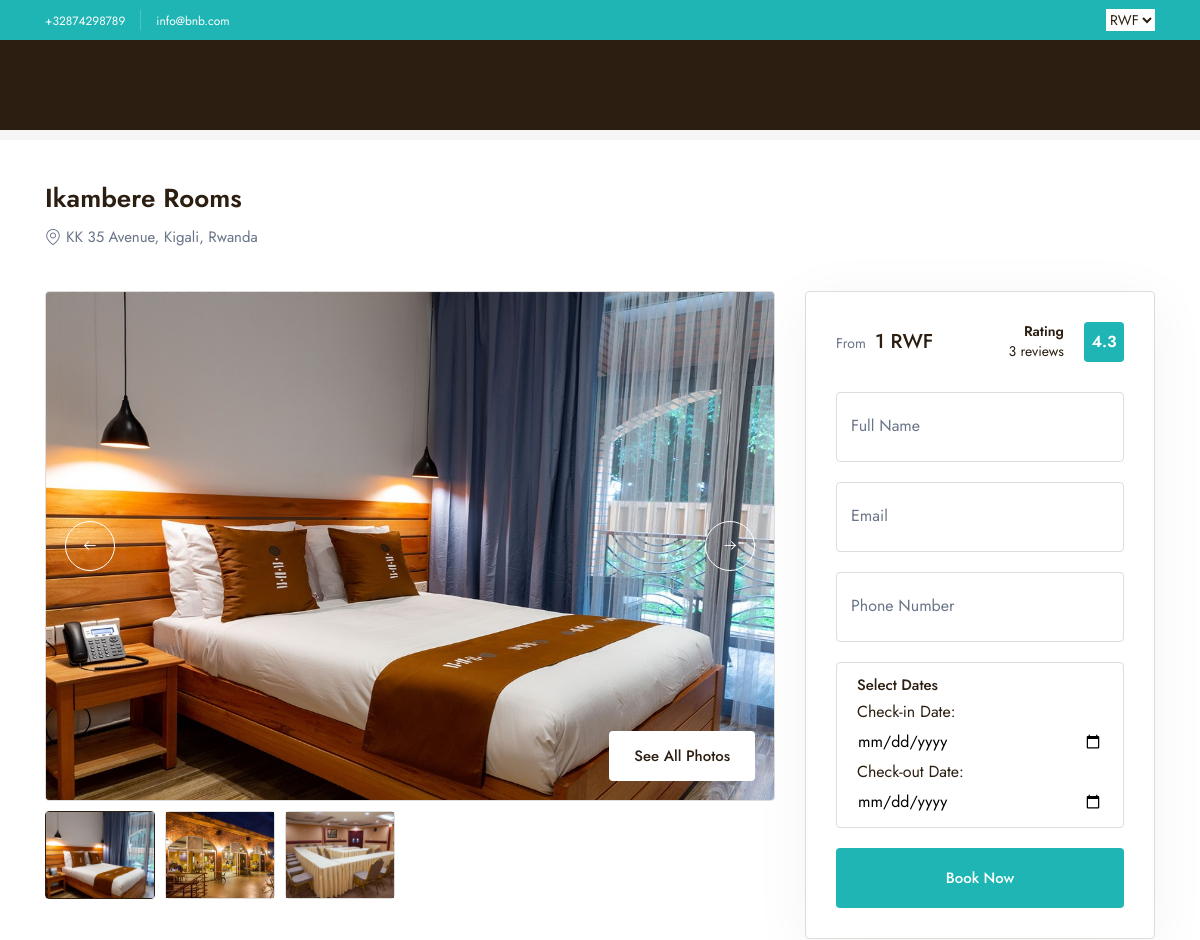
The app's page /room/ikambere-rooms (upper part), older data.
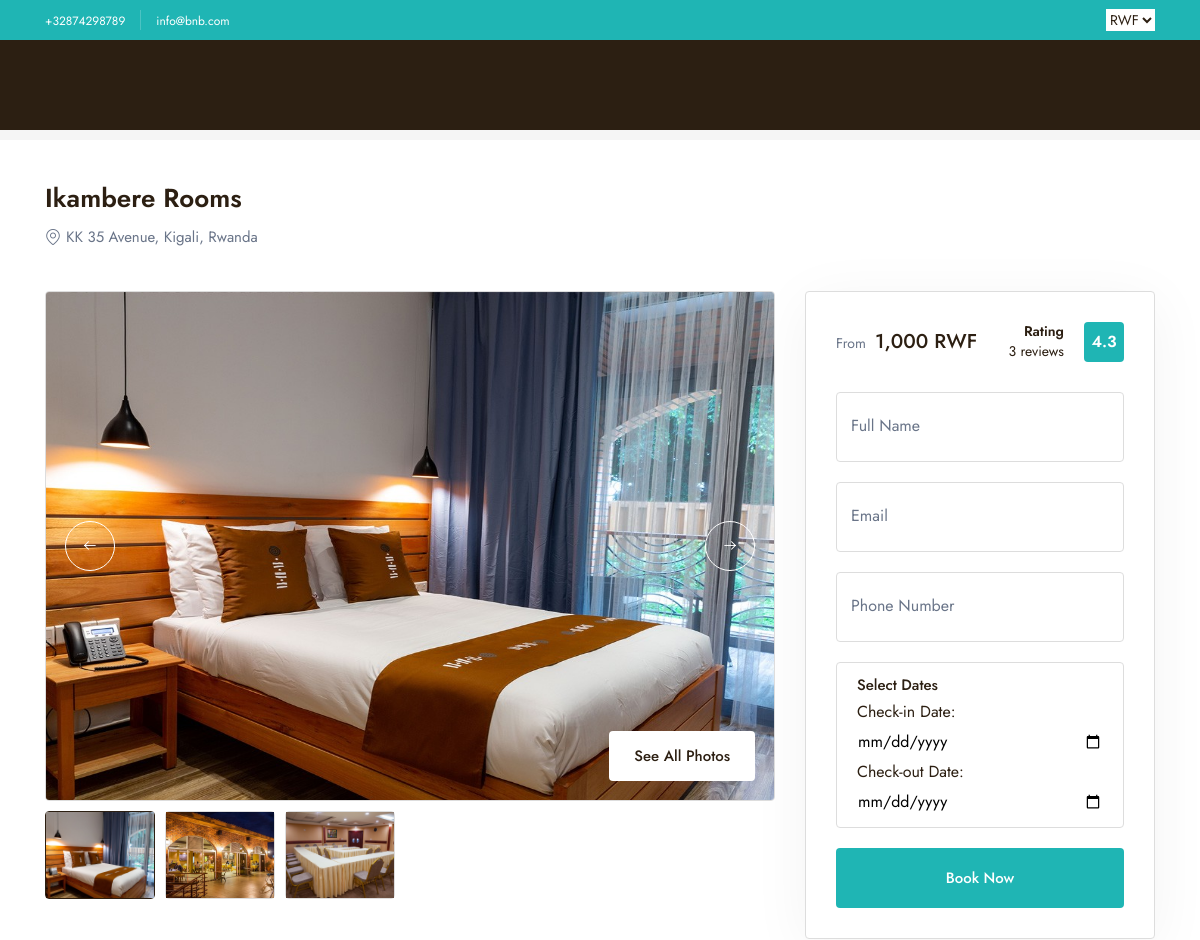
The same page, newer data.
### home/models.py (models this page shows, shortened)
class Setting(models.Model):
    email = models.CharField(max_length=255, null=True, blank=True)
    second_email = models.CharField(max_length=255, null=True, blank=True)
    contact_number = models.CharField(max_length=255, null=True, blank=True)
    website = models.URLField(max_length=255, null=True, blank=True)
    instagram = models.URLField(max_length=255, null=True, blank=True)
    twitter = models.URLField(max_length=255, null=True, blank=True)
    facebook = models.URLField(max_length=255, null=True, blank=True)
    whatsapp_number = models.CharField(max_length=255, null=True, blank=True)
    address = models.CharField(max_length=255, null=True, blank=True)
    class Meta:
        verbose_name = "Setting"
        verbose_name_plural = "Settings"

class Room(models.Model):
    name = models.CharField(max_length=255)
    slug = models.SlugField(unique=True, blank=True)
    description = models.TextField()
    price_usd = models.IntegerField(null=True, blank=True)
    price_rwf = models.IntegerField(null=True, blank=True)
    capacity = models.IntegerField()
    size = models.CharField(max_length=255, null=True, blank=True)
    image = ProcessedImageField(
        upload_to='room_images/',
        format='JPEG',
        options={'quality': 90},
        null=True,
        blank=True,
    )
    amenities = models.ManyToManyField('Amenity', blank=True)
    created_at = models.DateTimeField(default=timezone.now)
    updated_at = models.DateTimeField(auto_now=True)
    class Meta:
        verbose_name_plural = "Rooms"

class RoomImage(models.Model):
    room = models.ForeignKey(Room, related_name='images', on_delete=models.CASCADE)
    image = ProcessedImageField(
        upload_to=room_add_on_image_path,
        format='JPEG',
        options={'quality': 90},
        null=True,
        blank=True,
    )
    created_at = models.DateTimeField(auto_now_add=True)
    class Meta:
        verbose_name_plural = "Room Images"

### home/views.py (the view)
# urls.py: path('room/<slug>', getRoom, name="getRoom"),
def getRoom(request, slug):
    room = get_object_or_404(Room, slug=slug)
    reviews = RoomReview.objects.filter(room=room).order_by('-created_at')
    total_reviews = reviews.count()
    avg_location = reviews.aggregate(Avg('location'))['location__avg'] or 0
    avg_staff = reviews.aggregate(Avg('staff'))['staff__avg'] or 0
    avg_cleanliness = reviews.aggregate(Avg('cleanliness'))['cleanliness__avg'] or 0
    avg_value_for_money = reviews.aggregate(Avg('value_for_money'))['value_for_money__avg'] or 0
    avg_comfort = reviews.aggregate(Avg('comfort'))['comfort__avg'] or 0
    avg_facilities = reviews.aggregate(Avg('facilities'))['facilities__avg'] or 0
    avg_free_wifi = reviews.aggregate(Avg('free_wifi'))['free_wifi__avg'] or 0
    overall_rating = (
        avg_location + avg_staff + avg_cleanliness + avg_value_for_money + avg_comfort + avg_facilities + avg_free_wifi
    ) / 7
    selected_currency = request.GET.get('currency', request.session.get('currency', 'RWF'))
    request.session['currency'] = selected_currency
    if request.method == 'POST':
        form = BookingForm(request.POST)
        check_in_date = request.POST.get('check_in_date')
        check_out_date = request.POST.get('check_out_date')
        try:
            check_in_date = datetime.strptime(check_in_date, '%Y-%m-%d').date()
            check_out_date = datetime.strptime(check_out_date, '%Y-%m-%d').date()
        except ValueError:
            messages.error(request, "Invalid date format. Please select valid dates.")
            return redirect('base:getRoom', slug=room.slug)
        today = datetime.today().date()
        if check_in_date < today:
            messages.error(request, "Check-in date cannot be in the past.")
            return redirect('base:getRoom', slug=room.slug)
        if check_out_date <= check_in_date:
            messages.error(request, "Check-out date must be after the check-in date.")
            return redirect('base:getRoom', slug=room.slug)
        existing_booking = Booking.objects.filter(
            room=room,
            checkInDate__lte=check_out_date,
            checkOutDate__gte=check_in_date
        ).exists()
        if existing_booking:
            messages.error(request, "These dates are already booked. Please choose different dates.")
            return redirect('base:getRoom', slug=room.slug)
        if form.is_valid():
            booking = form.save(commit=False)
            booking.room = room
            booking.checkInDate = check_in_date
            booking.checkOutDate = check_out_date
            booking.status = 'pending'  # Set status to pending
            booking.payment_status = 'pending'  # Set payment status to pending
            booking.save()
            return redirect('base:booking', booking_id=booking.id)  # Adjust redirect to your success page
    else:
        form = BookingForm()
    settings = Setting.objects.first()
    context = {
        'room': room,
        'reviews': reviews,
        'total_reviews': total_reviews,
        'overall_rating': overall_rating,
        'avg_location': avg_location,
        'avg_staff': avg_staff,
        'avg_cleanliness': avg_cleanliness,
        'avg_value_for_money': avg_value_for_money,
        'avg_comfort': avg_comfort,
        'avg_facilities': avg_facilities,
        'avg_free_wifi': avg_free_wifi,
        'form': form,
        'settings': settings,
        'selected_currency': selected_currency  # Pass selected currency to the template
    }
    return render(request, 'rooms/show.html', context)

### templates/rooms/show.html (shortened to what this page needs)
{% extends 'layouts/app.html' %}
{% load static %}
{% load humanize %}
{% block content %}
    <br>
    <br>
    <br>
    <section class="py-10 d-flex items-center bg-light-2">
        <div class="container">
            <div class="row y-gap-10 items-center justify-between">
                <div class="col-auto">
                    <div class="row x-gap-10 y-gap-5 items-center text-14 text-light-1">
                        <div class="col-auto">
                            <div class="">Home</div>
                        </div>
                            <div class="col-auto">
                            <div class="">></div>
                        </div>
                        <div class="col-auto">
                            <div class="">B&B Mountain View Rooms</div>
                        </div>
                        <div class="col-auto">
                            <div class="">></div>
                        </div>
                        <div class="col-auto">
                            <div class="text-dark-1">{{ room.name }}</div>
                        </div>
                    </div>
                </div>
                <div class="col-auto">
                    <a href="{% url 'base:rooms' %}" class="text-14 text-blue-1 underline">All Rooms</a>
                </div>
            </div>
        </div>
    </section>
    <section class="pt-40">
        <div class="container">
            <div class="row justify-between items-end">
                <div class="col-auto">
                    <h1 class="text-26 fw-600">
                        {{ room.name }}
                    </h1>
                    <div class="d-flex x-gap-5 items-center pt-5">
                        <i class="icon-location-2 text-16 text-light-1"></i>
                        <div class="text-15 text-light-1">{{ settings.address }}</div>
                    </div>
                </div>
            </div>
        </div>
    </section>
    <section class="pt-40">
        <div class="container js-pin-container">
            <div class="row y-gap-30">
                <div class="col-lg-8">
                    <div class="cruiseSlider">
                        <div class="cruiseSlider-slider relative">
                            <div class="d-flex js-cruise-slider">
                                <div class="swiper-wrapper">
                                    <div class="swiper-slide">
                                        <img src="{{ room.image.url }}" alt="{{ room.name }}" class="rounded-4">
                                    </div>
                                </div>
                                <div class="cruiseSlider__nav -prev js-prev">
                                    <button class="button -outline-white size-50 flex-center text-white rounded-full">
                                        <i class="icon-arrow-left"></i>
                                    </button>
                                </div>
                                <div class="cruiseSlider__nav -next js-next">
                                    <button class="button -outline-white size-50 flex-center text-white rounded-full">
                                        <i class="icon-arrow-right"></i>
                                    </button>
                                </div>
                                <div class="absolute h-full col-12 px-20 py-20 d-flex justify-end items-end">
                                    <a href="{{ room.image.url }}" alt="{{ room.name }}" class="button px-24 py-15 -blue-1 bg-white z-2 js-gallery" data-gallery="gallery2">
                                        See All Photos
                                    </a>
                                </div>
                            </div>
                        </div>
                        <div class="cruiseSlider-slides row x-gap-10 y-gap-10 pt-10 js-cruise-slides">
                            <div class="col-auto w-max-120">
                                <div class="cruiseSlider-slides__item h-full rounded-4 -is-active js-item">
                                    <img src="{{ room.image.url }}" alt="{{ room.name }}" class="h-full object-cover">
                                </div>
                            </div>
                            {% for image in room.images.all %}
                                <div class="col-auto w-max-120">
                                    <div class="cruiseSlider-slides__item h-full rounded-4  js-item">
                                        <img src="{{ image.image.url }}" alt="{{ room.name }}" class="h-full object-cover">
                                    </div>
                                </div>
                            {% endfor %}
                        </div>
                    </div>
                    <div class="row x-gap-80 y-gap-40 pt-40">
                        <div class="col-12">
                        </div>
                    </div>
                </div>
                <div class="col-lg-4">
                    <div class="d-flex justify-end js-pin-content" data-offset="350">
                        <div class="px-30 py-30 rounded-4 border-light bg-white w-360 lg:w-full shadow-4">
                            <div class="d-flex justify-between items-center">
                                <div class="text-14 text-light-1">
                                    From
                                    <span class="text-20 fw-500 text-dark-1 ml-5">
                                        {% if selected_currency == 'USD' %}
                                            ${{ room.price_usd|intcomma }}
                                        {% else %}
                                            {{ room.price_rwf|intcomma }} RWF
                                        {% endif %}
                                    </span>
                                </div>
                                <div class="d-flex items-center justify-end">
                                    <div class="text-14 lh-14 text-right">
                                        <div class="fw-600">Rating</div>
                                        {{ total_reviews }} reviews
                                    </div>
                                    <div class="flex-center size-40 rounded-4 bg-blue-1 text-1 fw-600 text-white ml-20">
                                        {{ overall_rating|floatformat:1 }}
                                    </div>
                                </div>
                            </div>
                            <form method="POST">
                                <div class="row y-gap-20 pt-30">
                                    <div class="col-12">
                                        <div class="form-input ">
                                            {{ form.name }}
                                            <label class="lh-1 text-16 text-light-1">Full Name</label>
                                        </div>
                                    </div>
                                    <div class="col-md-12">
                                        <div class="form-input ">
                                            {{ form.email }}
                                            <label class="lh-1 text-16 text-light-1">Email</label>
                                        </div>
                                    </div>
                                    <div class="col-md-12">
                                        <div class="form-input ">
                                            {{ form.phone }}
                                            <label class="lh-1 text-16 text-light-1">Phone Number</label>
                                        </div>
                                    </div>
                                    <div class="col-12">
                                        <div class="px-20 py-10 border-light rounded-4">
                                            <h4 class="text-15 fw-500 ls-2 lh-16">Select Dates</h4>
                                            <div>
                                                <label for="check-in-date">Check-in Date:</label>
                                                <input type="date" id="check-in-date" name="check_in_date" class="form-control" required>
                                            </div>
                                            <div>
                                                <label for="check-out-date">Check-out Date:</label>
                                                <input type="date" id="check-out-date" name="check_out_date" class="form-control" required>
                                            </div>
                                        </div>
                                    </div>
                                    <div class="col-12">
                                        <button type="submit" class="button -dark-1 py-15 px-35 h-60 col-12 rounded-4 bg-blue-1 text-white">
                                            Book Now
                                        </button>
                                    </div>
                                </div>
                            </form>
                        </div>
                    </div>
                </div>
            </div>
        </div>
    </section>
{% endblock %}

### templates/layouts/app.html (shortened to what this page needs)
{% load static %}
<!DOCTYPE html>
<html lang="en" data-x="html" data-x-toggle="html-overflow-hidden">
<head>
    <link rel="stylesheet" href="{% static 'css/vendors.css' %}">
    <link rel="stylesheet" href="{% static 'css/main.css' %}">
</head>
<body>
    <main>
        {% include 'inc/header.html' %}
        {% block content %}{% endblock %}
    </main>
</body>
</html>

### templates/inc/header.html (shortened to what this page needs)
{% load static %}
<section class="header-banner py-5 bg-blue-1 z-2">
	<div class="container">
		<div class="row items-center justify-between">
			<div class="col-auto">
				<div class="row x-gap-15 y-gap-15 items-center">
					<div class="col-auto md:d-none">
						<a href="#" class="text-12 text-white">+{{ settings.contact_number }}</a>
					</div>
					<div class="col-auto md:d-none">
					</div>
					<div class="col-auto">
						<a href="#" class="text-12 text-white">{{ settings.email }}</a>
					</div>
				</div>
			</div>
			<div class="col-auto">
				<div class="row x-gap-15 items-center justify-between">
					<div class="col-auto">
						<select id="currency-selector" class="text-14 text-white" onchange="changeCurrency()" style="background: white; color: #2c1f12;">
						    <option value="RWF" {% if selected_currency == 'RWF' %}selected{% endif %}>RWF</option>
						</select>
					</div>
				</div>
			</div>
		</div>
	</div>
</section>
<header data-add-bg="bg-dark-1" class="header mt-40 -type-9 js-header" data-x="header" data-x-toggle="is-menu-opened" style="background: #2c1f12 !important;">
</header>

### templates/inc/footer.html (shortened to what this page needs)
{% load static %}

Row changes from the older to the newer data that the page shows:
changed Room "Ikambere Rooms": price_rwf "1" → "1,000"
